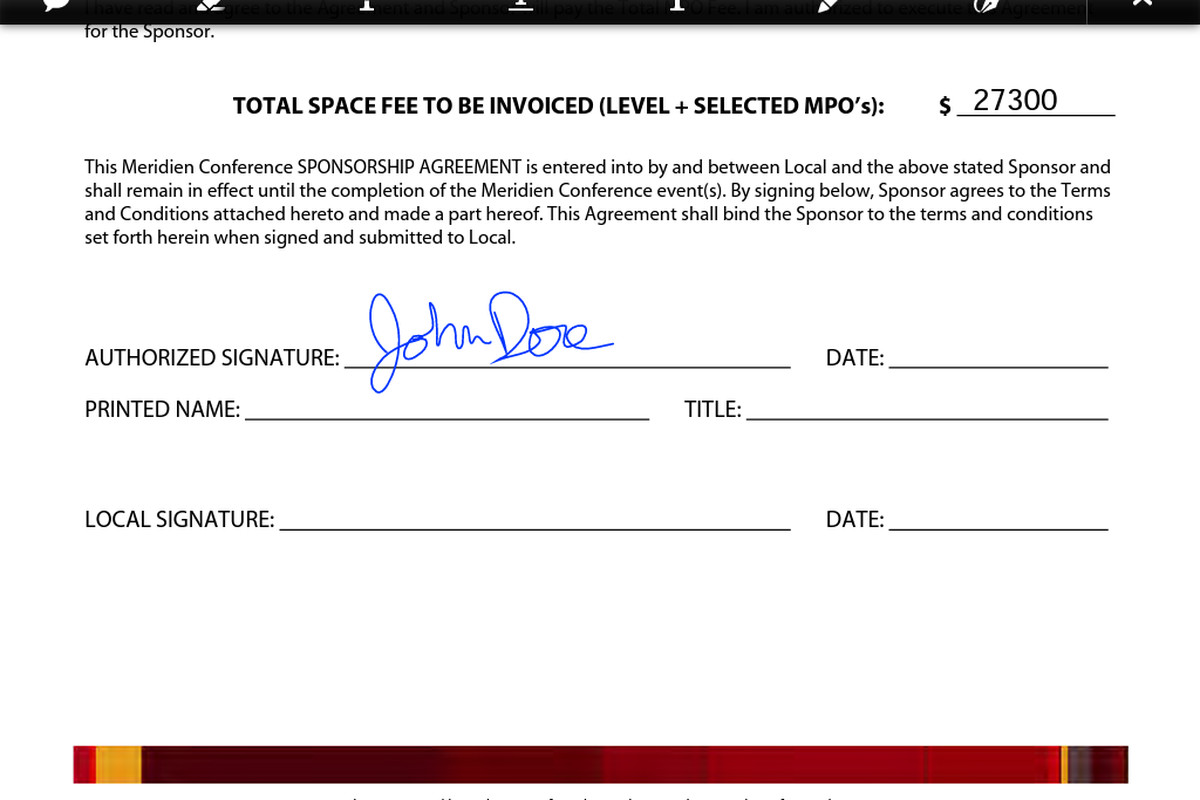
#> input picture assets/signature1.tif, 1200 x 800 px, found by its file name
$ python signature_removal_2_DEV.py
#> lines starting #> are read from the running program, lines starting #| are printed output that depends on the picture; after the words box and inside, x2 and y2 are one past the last pixel; in counts of white or black regions, pixels touching at a corner belong together
### preprocessing/signature_removal_2/getting_bbox_coords_with_library/loader.py
from typing import Any

import cv2
import numpy as np
import os
from wand.image import Image


class Loader:
    """
    Load an image or a pdf file.

    Attributes
    ----------
    low_threshold: tuple
        The low threshold of cv2.inRange
    high_threshold: tuple
        The high threshold of cv2.inRange

    Methods
    -------
    get_masks(path: str) -> list
        It read an image or a pdf file page by page.
        It returns the masks that the bright parts are marked as 255, the rest as 0.
    """

    def __init__(self,
                 low_threshold=(0, 0, 250),
                 high_threshold=(255, 255, 255)):
        if self._is_valid(low_threshold):
            self.low_threshold = low_threshold
        if self._is_valid(high_threshold):
            self.high_threshold = high_threshold

    # [5 lines left out: function __str__, not called in this run]

    def _is_valid(self, threshold: tuple) -> bool:
        if type(threshold) is not tuple:
            raise Exception("The threshold must be a tuple.")
        if len(threshold) != 3:
            raise Exception("The threshold must have 3 item (h, s, v).")
        for item in threshold:
            if item not in range(0, 256):
                raise Exception(
                    "The threshold item must be in the range [0, 255].")
        return True

    def get_masks(self, path) -> list:
        basename = os.path.basename(path)
        dn, dext = os.path.splitext(basename)
        ext = dext[1:].lower()
        if ext == "pdf":
            self.document_type = "PDF"
        elif ext == "jpg" or ext == "jpeg" or ext == "png" or ext == "tif":
            self.document_type = "IMAGE"
        else:
            raise Exception("Document should be jpg/jpeg, png, tif or pdf.")

        if self.document_type == "IMAGE":
            loader = _ImageWorker(self.low_threshold, self.high_threshold)
            return [loader.get_image_mask(path)]

        if self.document_type == "PDF":
            loader = _PdfWorker(self.low_threshold, self.high_threshold)
            return loader.get_pdf_masks(path)


class _ImageWorker:

    def __init__(self, low_threshold: tuple, high_threshold: tuple) -> None:
        self.low_threshold = low_threshold
        self.high_threshold = high_threshold

    def make_mask(self, image) -> Any:
        """
        create a mask that the bright parts are marked as 255, the rest as 0.

        params
        ------
        image: numpy array

        return
        ------
        frame_threshold: numpy array
        """
        frame_HSV = cv2.cvtColor(image, cv2.COLOR_BGR2HSV)
        frame_threshold = cv2.inRange(frame_HSV, self.low_threshold,
                                      self.high_threshold)
        return frame_threshold

    def get_image_mask(self, path: str) -> Any:
        image = cv2.imread(path)
        return self.make_mask(image)


class _PdfWorker(_ImageWorker):

    def __init__(self, low_threshold, high_threshold):
        super().__init__(low_threshold, high_threshold)

    # [22 lines left out: functions get_pdf_images, get_pdf_masks, not called in this run]

### preprocessing/signature_removal_2/getting_bbox_coords_with_library/extractor.py
from typing import Any
from skimage import measure, morphology
from skimage.measure import regionprops
import numpy as np


class Extractor:
    """
    Extract the signature from a mask. The process is as followed.

    1. It finds the regions in an image mask. Each region has a label (unique number).
    2. It removes the small regions. The small region is defined by attributes.
    3. It remove the big regions. The big region is defined by attributes.
    4. It returns a labeled image. The numbers in the image are the region labels, NOT pixels.

    Attributes
    ----------
    outlier_weight: int
        The weight of small outlier size
    outlier_bias: int
        The bias of small outlier size
    amplfier: int
        The amplfier calculates the big outlier size from the small one
    min_area_size: int
        The min region area size in the labeled image.

    Methods
    -------
    extract(mask: numpy.array):
        extract the signature
    """

    def __init__(self,
                 outlier_weight=3,
                 outlier_bias=100,
                 amplfier=10,
                 min_area_size=10):
        # the parameters are used to remove small size connected pixels outlier
        self.outlier_weight = outlier_weight
        self.outlier_bias = outlier_bias
        # the parameter is used to remove big size connected pixels outlier
        self.amplfier = amplfier
        self.min_area_size = min_area_size

    # [10 lines left out: function __str__, not called in this run]

    def extract(self, mask) -> Any:
        """
        params
        ------
        mask: numpy array
            The mask of the image. It's calculated by Loader.

        return
        ------
        labeled_image: numpy array
            The labeled image.
            The numbers in the array are the region labels.
        """
        condition = mask > mask.mean()
        labels = measure.label(condition, background=1)

        total_pixels = 0
        nb_region = 0
        average = 0.0
        for region in regionprops(labels):
            if region.area > self.min_area_size:
                total_pixels += region.area
                nb_region += 1

        if nb_region > 1:
            average = total_pixels / nb_region
            # small_size_outlier is used as a threshold value to remove pixels
            # are smaller than small_size_outlier
            small_size_outlier = average * self.outlier_weight + self.outlier_bias

            # big_size_outlier is used as a threshold value to remove pixels
            # are bigger than big_size_outlier
            big_size_outlier = small_size_outlier * self.amplfier

            # remove small pixels
            labeled_image = morphology.remove_small_objects(
                labels, small_size_outlier)
            # remove the big pixels
            component_sizes = np.bincount(labeled_image.ravel())
            too_small = component_sizes > (big_size_outlier)
            too_small_mask = too_small[labeled_image]
            labeled_image[too_small_mask] = 0

            labeled_mask = np.full(labeled_image.shape, 255, dtype="uint8")
            labeled_mask = labeled_mask * (labeled_image == 0)
        else:
            labeled_mask = mask

        return labeled_mask

### preprocessing/signature_removal_2/getting_bbox_coords_with_library/cropper.py
import math
from typing import Any
import cv2
import numpy as np
from PIL import Image


class Cropper:
    """
    read the mask extracted by Extractor, and crop it.

    Attributes:
    -----------
      - min_region_size

        the min area size of the signature.

        - border_ratio: float

            border = min(h, w) * border_ratio

            h, w are the heigth and width of the input mask.
            The border will be removed by the function _remove_borders.

    Methods:
    --------
      - find_contours(img: numpy array) -> sorted_boxes: numpy array

        find the contours and sort them by area size

      - is_intersected(box_a: [x, y, w, h], box_b: [x, y, w, h]) -> bool

        check box_a and box_b is intersected

      - merge_boxes(box_a: [x, y, w, h], box_b: [x, y, w, h]) -> [x, y, w, h]:

        merge the intersected boxes into one

      - boxes2regions(sorted_boxes) -> dict:

        transform all the sorted_boxes into regions (merged boxes)

      - crop_regions(img: numpy array, regions: dict) -> list:

        return a list of cropped images (np.array)

      - run(img_path) -> list

        main function, crop the signatures,
        return a list of cropped images (np.array)
    """

    def __init__(self, min_region_size=10000, border_ratio=0.1):
        self.min_region_size = min_region_size
        self.border_ratio = border_ratio

    # [5 lines left out: function __str__, not called in this run]

    def find_contours(self, img):
        """
        find contours limited by min_region_size
        in the binary image.

        The contours are sorted by area size, from large to small.

        Params:
          img: numpy array
        Return:
          boxes: A numpy array of contours.
          each items in the array is a contour (x, y, w, h)
        """
        cnts = cv2.findContours(img, cv2.RETR_TREE, cv2.CHAIN_APPROX_SIMPLE)
        cnt = cnts[0] if len(cnts) == 2 else cnts[1]

        boxes = []
        copy_img = img.copy()
        for c in cnt:
            (x, y, w, h) = cv2.boundingRect(c)

            if (h * w > self.min_region_size and h < copy_img.shape[0] and
                    w < copy_img.shape[1]):

                # cv2.rectangle(copy_img, (x, y), (x + w, y + h), (155, 155, 0), 1)
                boxes.append([x, y, w, h])

        np_boxes = np.array(boxes)
        # sort the boxes by area size
        area_size = list(map(lambda box: box[2] * box[3], np_boxes))
        area_size = np.array(area_size)
        area_dec_order = area_size.argsort()[::-1]
        sorted_boxes = np_boxes[area_dec_order]

        return sorted_boxes

    # [35 lines left out: functions is_intersected, merge_boxes, _remove_borders, not called in this run]

    def boxes2regions(self, sorted_boxes) -> dict:
        regions = {}

        for box in sorted_boxes:
            if len(regions) == 0:
                regions[0] = box
            else:
                is_merged = False
                for key, region in regions.items():
                    if self.is_intersected(box, region) == True:
                        new_region = self.merge_boxes(region, box)
                        regions[key] = new_region
                        is_merged = True
                        break
                if is_merged == False:
                    key = len(regions)
                    regions[key] = box
        return regions

    def crop_regions(self, mask, regions) -> dict:
        results = {}
        for key, region in regions.items():
            # crop region
            cropped_region = self._remove_borders(region)
            [x, y, w, h] = cropped_region

            image = Image.fromarray(mask)
            cropped_image = image.crop((x, y, x + w, y + h))
            cropped_mask = np.array(cropped_image)

            results[key] = {
                "cropped_region": cropped_region,
                "cropped_mask": cropped_mask,
            }

        xmin = results[0]['cropped_region'][0]
        ymin = results[0]['cropped_region'][1]
        xmax = results[0]['cropped_region'][0] + results[0]['cropped_region'][2]
        ymax = results[0]['cropped_region'][1] + results[0]['cropped_region'][3]

        return xmin, ymin, xmax, ymax

        # return results

    def run(self, np_image):
        """
        read the signature extracted by Extractor, and crop it.
        """

        # find contours
        sorted_boxes = self.find_contours(np_image)

        # get regions
        regions = self.boxes2regions(sorted_boxes)

        # crop regions
        return self.crop_regions(np_image, regions)

### preprocessing/signature_removal_2/getting_bbox_coords_with_library/signature_removal_2_DEV.py
import cv2
from preprocessing.signature_removal_2.getting_bbox_coords_with_library.loader import Loader
from preprocessing.signature_removal_2.getting_bbox_coords_with_library.extractor import Extractor
from preprocessing.signature_removal_2.getting_bbox_coords_with_library.cropper import Cropper

# Need to install ImageMagick, for macOS
# brew install imagemagick

test_image_path = '/Users/veersingh/Desktop/Internship/data-extraction/assets/signature1.tif'
image = cv2.imread(test_image_path)
#> image is the input picture: shape (800, 1200, 3); mean B, G, R 229.7, 229.2, 233.5
loader = Loader()
mask = loader.get_masks(test_image_path)[0]
#> in make_mask, `frame_threshold = cv2.inRange(frame_HSV, self.low_threshold, self.high..`:
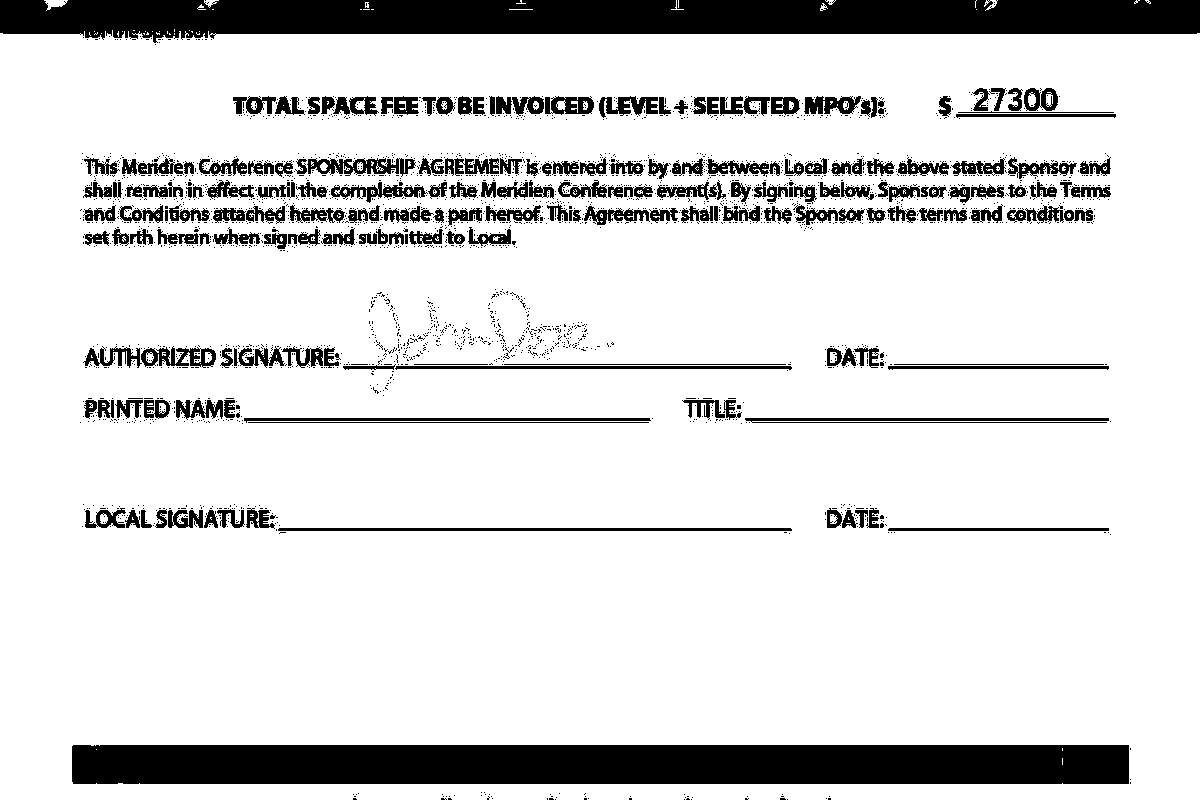
#> frame_threshold: shape (800, 1200); 85.4% white; 2974 black regions (2782 under 20 px), largest, box (x1, y1, x2, y2) and area: (72, 745, 1129, 784) 41196, (0, 0, 1200, 43) 40620, (278, 528, 792, 531) 1540
extractor = Extractor(amplfier=15)
labeled_mask = extractor.extract(mask)
#> in extract, `labels = measure.label(condition, background=1)`:
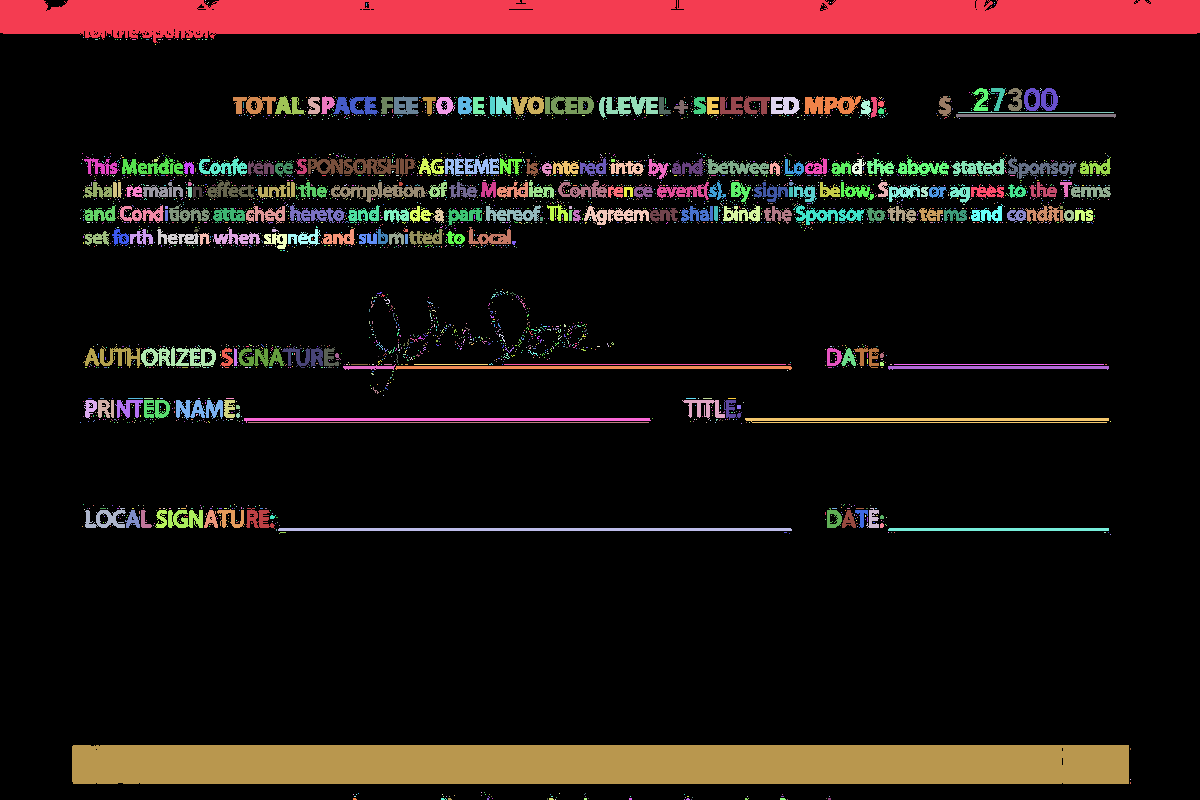
#> labels: shape (800, 1200) int32; 2975 distinct labels, from 0 to 2974; one colour per label, 0 black
#> the loop in extract, `for region in regionprops(labels):` made 2974 passes
#> total_pixels on passes 1, 34, 35, 36, 37, 47, 48, 49: 40620, 40826, 40977, 41172, 41648, 42117, 42427, 42587
#> after the loop in extract, `for region in regionprops(labels):`: nb_region = 221; total_pixels = 135905
#> in extract, `average = total_pixels / nb_region`: average = 615
#> in extract, `small_size_outlier = average * self.outlier_weight + self.outlier_bias`: small_size_outlier = 1944.9
#> in extract, `big_size_outlier = small_size_outlier * self.amplfier`: big_size_outlier = 29173
#> in extract, `labeled_image = morphology.remove_small_objects( labels, small_size_ou..`:
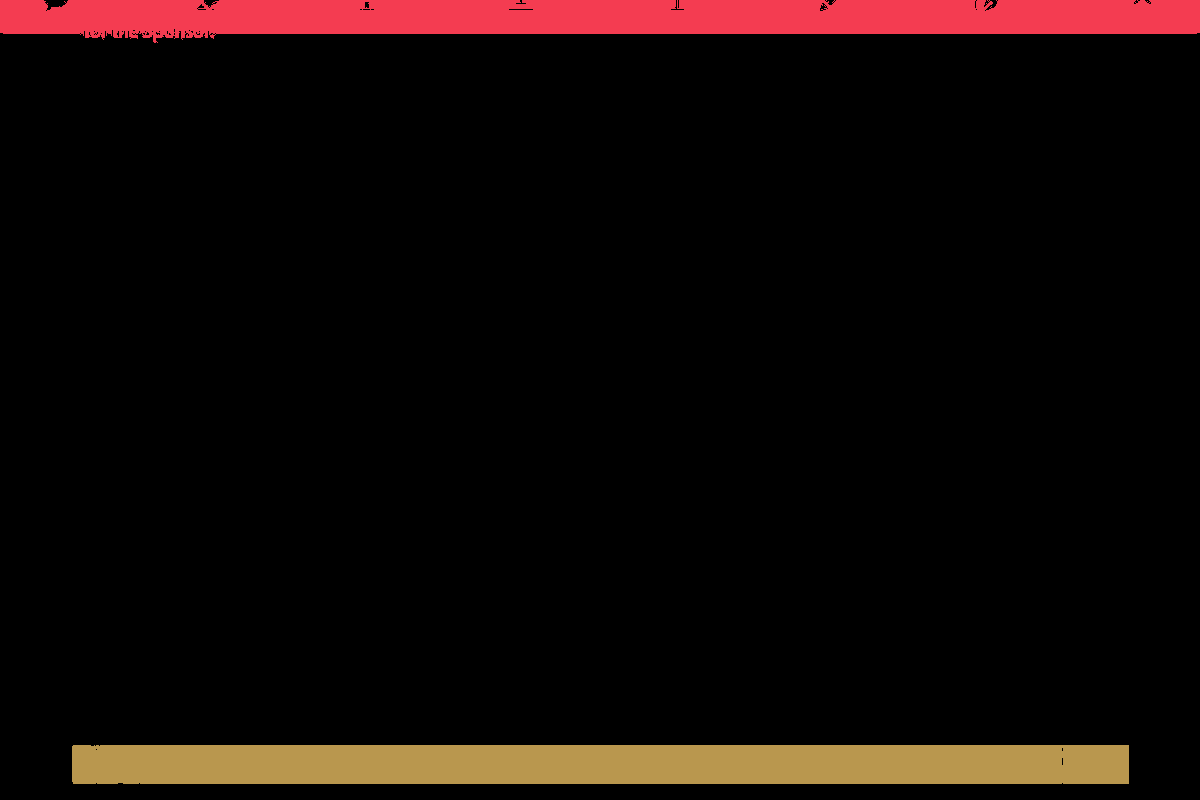
#> labeled_image: shape (800, 1200) int32; 3 distinct labels, from 0 to 2922; one colour per label, 0 black
#> in extract, `component_sizes = np.bincount(labeled_image.ravel())`: component_sizes = 2923 values, max 878184 at index 0, min 0 at index 2, mean 328.4
cropper = Cropper()
xmin, ymin, xmax, ymax = cropper.run(labeled_mask)
#> in find_contours, `cnts = cv2.findContours(img, cv2.RETR_TREE, cv2.CHAIN_APPROX_SIMPLE)`: cnts = 1 contour; box (x1, y1, x2, y2) and area: (0, 0, 1200, 800) 958001
#> in find_contours, `cnt = cnts[0] if len(cnts) == 2 else cnts[1]`: cnt = [[[0, 0], [0, 799], [1199, 799], [1199, 0]]]
#> the loop in find_contours, `for c in cnt:` made 1 pass
#> (c, x, y, w, h) on pass 1: ([[0, 0], [0, 799], [1199, 799], [1199, 0]], 0, 0, 1200, 800)
#> after the loop in find_contours, `for c in cnt:`: boxes = []
#> in find_contours, `np_boxes = np.array(boxes)`: np_boxes = empty array
#> in find_contours, `area_size = list(map(lambda box: box[2] * box[3], np_boxes))`: area_size = []
#> in find_contours, `area_size = np.array(area_size)`: area_size = empty array
#> after the loop in boxes2regions, `for box in sorted_boxes:`: regions = 0 items
#> (the run stopped early here; a loop or call above may not have finished)
